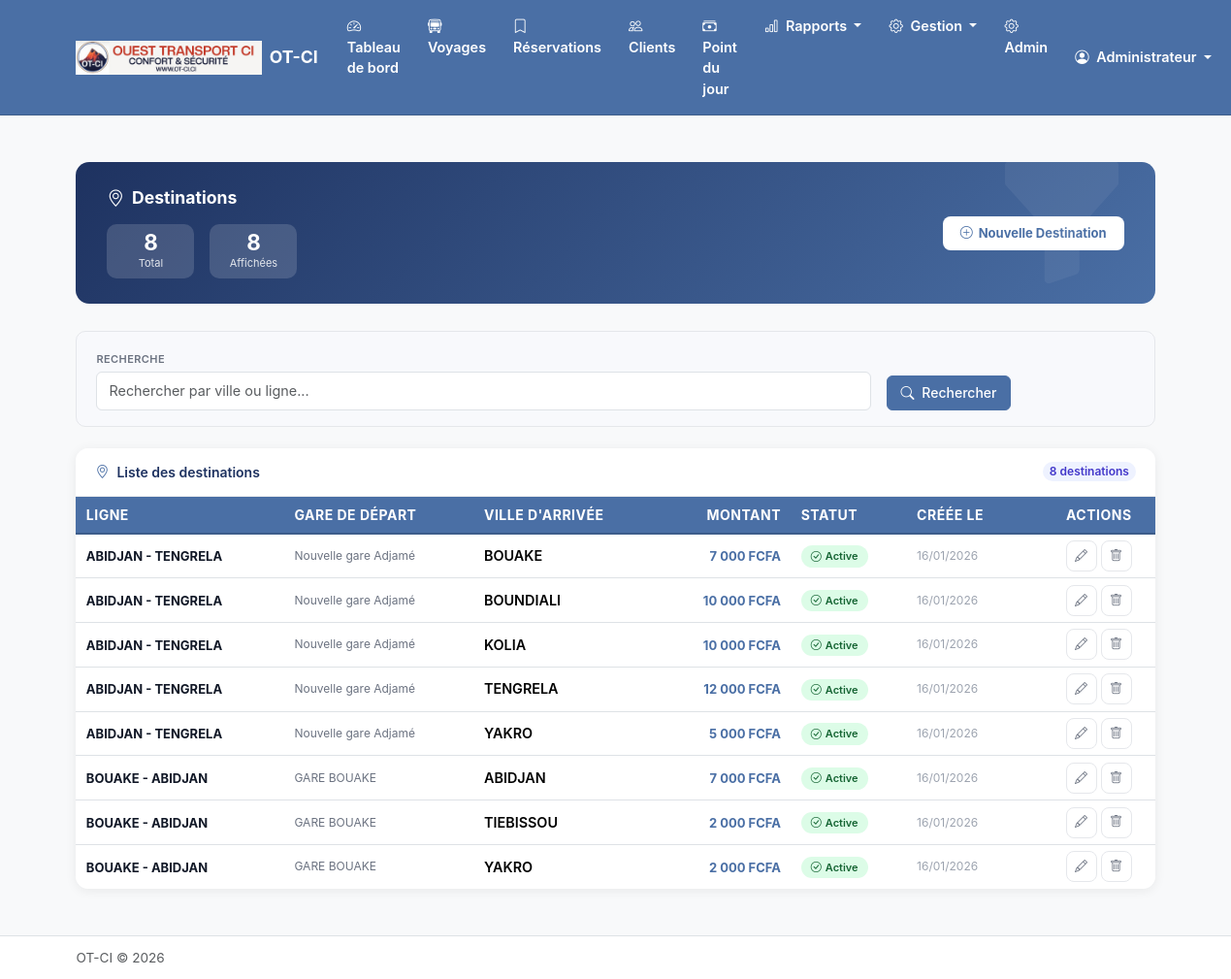
The app's page /destinations/ (signed in) with its own data.
### apps/compagnie/models.py (models this page shows, shortened)
class Compagnie(models.Model):
    nom = models.CharField(max_length=200, verbose_name="Nom de la compagnie")
    logo = models.ImageField(
        upload_to='logos/',
        blank=True,
        null=True,
        verbose_name="Logo"
    )
    nom_pdg = models.CharField(max_length=200, verbose_name="Nom du PDG")
    adresse = models.TextField(blank=True, verbose_name="Adresse")
    telephone = models.CharField(max_length=20, blank=True, verbose_name="Téléphone")
    email = models.EmailField(blank=True, verbose_name="Email")
    utiliser_souche = models.BooleanField(
        default=False,
        verbose_name="Imprimer avec souche",
        help_text="Si activé, chaque ticket payé sera imprimé avec une souche détachable pour la compagnie"
    )
    date_creation = models.DateTimeField(auto_now_add=True)
    date_modification = models.DateTimeField(auto_now=True)
    class Meta:
        verbose_name = "Compagnie"
        verbose_name_plural = "Compagnie"
    @classmethod
    def get_instance(cls):
        return cls.objects.first()

### apps/personnel/models.py (models this page shows, shortened)
class Utilisateur(AbstractUser):
    ROLE_CHOICES = [
        ('pdg', 'PDG'),
        ('super_admin', 'Super Administrateur'),
        ('manager', 'Manager'),
        ('chef_gare', 'Chef de Gare'),
        ('guichetier', 'Guichetier'),
    ]
    nom_complet = models.CharField(max_length=200, verbose_name="Nom complet")
    telephone = models.CharField(max_length=20, blank=True, verbose_name="Téléphone")
    role = models.CharField(
        max_length=20,
        choices=ROLE_CHOICES,
        default='guichetier',
        verbose_name="Rôle"
    )
    gare = models.ForeignKey(
        'gares.Gare',
        on_delete=models.SET_NULL,
        null=True,
        blank=True,
        related_name='utilisateurs',
        verbose_name="Gare"
    )
    actif = models.BooleanField(default=True, verbose_name="Actif")
    date_creation = models.DateTimeField(auto_now_add=True)
    date_modification = models.DateTimeField(auto_now=True)
    objects = UtilisateurManager()
    EMAIL_FIELD = 'email'
    USERNAME_FIELD = 'username'
    REQUIRED_FIELDS = ['nom_complet']
    class Meta:
        verbose_name = "Utilisateur"
        verbose_name_plural = "Utilisateurs"
        ordering = ['nom_complet']
    @property
    def is_super_admin(self):
        return self.role == 'super_admin'
    @property
    def has_global_access(self):
        return self.role in ['pdg', 'super_admin', 'manager']

### apps/destinations/models.py (models this page shows, shortened)
class Destination(models.Model):
    gare = models.ForeignKey(
        'gares.Gare',
        on_delete=models.CASCADE,
        related_name='destinations',
        verbose_name="Gare de départ"
    )
    ligne = models.ForeignKey(
        'lignes.Ligne',
        on_delete=models.CASCADE,
        related_name='destinations',
        verbose_name="Ligne"
    )
    ville_arrivee = models.CharField(max_length=100, verbose_name="Ville d'arrivée")
    montant = models.DecimalField(
        max_digits=10,
        decimal_places=0,
        verbose_name="Montant (FCFA)"
    )
    active = models.BooleanField(default=True, verbose_name="Active")
    date_creation = models.DateTimeField(auto_now_add=True)
    date_modification = models.DateTimeField(auto_now=True)
    class Meta:
        verbose_name = "Destination"
        verbose_name_plural = "Destinations"
        ordering = ['gare', 'ville_arrivee']
        unique_together = ['gare', 'ligne', 'ville_arrivee']

### apps/lignes/models.py (models this page shows, shortened)
class Ligne(models.Model):
    nom = models.CharField(
        max_length=200,
        verbose_name="Nom de la ligne",
        help_text="Ex: Conakry - Kindia"
    )
    gare = models.ForeignKey(
        'gares.Gare',
        on_delete=models.CASCADE,
        related_name='lignes',
        verbose_name="Gare",
        help_text="Gare de départ de cette ligne",
        null=True,
        blank=True
    )
    ville_depart = models.CharField(max_length=100, verbose_name="Ville de départ")
    ville_arrivee = models.CharField(max_length=100, verbose_name="Ville d'arrivée")
    distance_km = models.PositiveIntegerField(
        blank=True,
        null=True,
        verbose_name="Distance (km)"
    )
    duree_estimee = models.DurationField(
        blank=True,
        null=True,
        verbose_name="Durée estimée",
        help_text="Format: HH:MM:SS"
    )
    compagnie = models.ForeignKey(
        'compagnie.Compagnie',
        on_delete=models.CASCADE,
        related_name='lignes',
        verbose_name="Compagnie"
    )
    active = models.BooleanField(default=True, verbose_name="Active")
    date_creation = models.DateTimeField(auto_now_add=True)
    date_modification = models.DateTimeField(auto_now=True)
    class Meta:
        verbose_name = "Ligne"
        verbose_name_plural = "Lignes"
        ordering = ['nom']
        unique_together = ['ville_depart', 'ville_arrivee', 'gare']

### apps/gares/models.py (models this page shows, shortened)
class Gare(models.Model):
    nom = models.CharField(max_length=200, verbose_name="Nom de la gare")
    code = models.CharField(
        max_length=10,
        unique=True,
        verbose_name="Code",
        help_text="Code unique pour la numérotation des tickets (ex: CKY, KND)"
    )
    ville = models.CharField(max_length=100, verbose_name="Ville")
    adresse = models.TextField(blank=True, verbose_name="Adresse")
    telephone = models.CharField(max_length=20, blank=True, verbose_name="Téléphone")
    compagnie = models.ForeignKey(
        'compagnie.Compagnie',
        on_delete=models.CASCADE,
        related_name='gares',
        verbose_name="Compagnie"
    )
    active = models.BooleanField(default=True, verbose_name="Active")
    date_creation = models.DateTimeField(auto_now_add=True)
    date_modification = models.DateTimeField(auto_now=True)
    dernier_numero_ticket = models.PositiveIntegerField(
        default=0,
        verbose_name="Dernier numéro de ticket"
    )
    mois_dernier_ticket = models.CharField(
        max_length=6,
        blank=True,
        default='',
        verbose_name="Mois du dernier ticket",
        help_text="Format YYYYMM pour la réinitialisation mensuelle"
    )
    class Meta:
        verbose_name = "Gare"
        verbose_name_plural = "Gares"
        ordering = ['nom']

### apps/destinations/views.py (the view)
# urls.py: path('', views.DestinationListView.as_view(), name='destination_list'),
class DestinationListView(GestionRequiredMixin, ListView):
    model = Destination
    template_name = 'destinations/destination_list.html'
    context_object_name = 'destinations'
    def get_queryset(self):
        queryset = super().get_queryset()
        user = self.request.user
        if not user.has_global_access and user.gare:
            queryset = queryset.filter(gare=user.gare)
        search = self.request.GET.get('q')
        if search:
            queryset = queryset.filter(
                Q(ville_arrivee__icontains=search) |
                Q(ligne__nom__icontains=search)
            )
        return queryset.select_related('ligne', 'gare').order_by('ligne__nom', 'ville_arrivee')
    def get_context_data(self, **kwargs):
        context = super().get_context_data(**kwargs)
        context['search_query'] = self.request.GET.get('q', '')
        return context

### templates/destinations/destination_list.html (shortened to what this page needs)
{% extends 'base.html' %}
{% load custom_filters %}
{% block content %}
<div class="container py-4">
    <div class="page-header d-flex justify-content-between align-items-center flex-wrap gap-3">
        <div>
            <h4><i class="bi bi-geo-alt me-2"></i>Destinations</h4>
            <div class="d-flex gap-3 mt-3 flex-wrap">
                <div class="header-stat">
                    <div class="hs-val">{{ destinations|length }}</div>
                    <div class="hs-lbl">Total</div>
                </div>
                <div class="header-stat">
                    <div class="hs-val">{{ destinations|length }}</div>
                    <div class="hs-lbl">Affichées</div>
                </div>
            </div>
        </div>
        <a href="{% url 'destinations:destination_create' %}" class="btn-header primary">
            <i class="bi bi-plus-circle"></i> Nouvelle Destination
        </a>
    </div>
    <div class="filter-zone">
        <form method="get" class="row g-3 align-items-end">
            <div class="col-md-9">
                <label class="form-label">Recherche</label>
                <input type="text" name="q" class="form-control form-control-sm"
                       placeholder="Rechercher par ville ou ligne..."
                       value="{{ search_query }}">
            </div>
            <div class="col-md-3 d-flex gap-2">
                <button type="submit" class="btn btn-primary btn-sm">
                    <i class="bi bi-search me-1"></i> Rechercher
                </button>
            </div>
        </form>
    </div>
    <div class="dest-card">
        <div class="table-header">
            <span><i class="bi bi-geo-alt me-2" style="color:var(--color-accent)"></i>Liste des destinations</span>
            <span class="badge rounded-pill" style="background:#eef2ff;color:#4338ca;font-size:12px;font-weight:600">
                {{ destinations|length }} destination{{ destinations|length|pluralize }}
            </span>
        </div>
        {% if destinations %}
        <div class="table-responsive">
            <table class="table d-table mb-0">
                <thead>
                    <tr>
                        <th>Ligne</th>
                        <th>Gare de départ</th>
                        <th>Ville d'arrivée</th>
                        <th class="text-end">Montant</th>
                        <th>Statut</th>
                        <th>Créée le</th>
                        <th class="text-end pe-4">Actions</th>
                    </tr>
                </thead>
                <tbody>
                    {% for destination in destinations %}
                    <tr>
                        <td><span class="ligne-badge">{{ destination.ligne.nom }}</span></td>
                        <td style="color:#6b7280;font-size:12px;">{{ destination.gare.nom }}</td>
                        <td style="font-weight:600;">{{ destination.ville_arrivee }}</td>
                        <td class="text-end"><span class="montant-cell">{{ destination.montant|format_montant }} FCFA</span></td>
                        <td>
                            {% if destination.active %}
                                <span class="statut-actif"><i class="bi bi-check-circle"></i> Active</span>
                            {% else %}
                                <span class="statut-inactif"><i class="bi bi-x-circle"></i> Inactive</span>
                            {% endif %}
                        </td>
                        <td style="color:#9ca3af;font-size:12px;">{{ destination.date_creation|date:"d/m/Y" }}</td>
                        <td class="text-end pe-4">
                            <div class="d-flex gap-1 justify-content-end">
                                <a href="{% url 'destinations:destination_update' destination.pk %}"
                                   class="btn-action edit" title="Modifier">
                                    <i class="bi bi-pencil"></i>
                                </a>
                                <a href="{% url 'destinations:destination_delete' destination.pk %}"
                                   class="btn-action del" title="Supprimer">
                                    <i class="bi bi-trash"></i>
                                </a>
                            </div>
                        </td>
                    </tr>
                    {% endfor %}
                </tbody>
            </table>
        </div>
        {% endif %}
    </div>
</div>
{% endblock %}

### templates/base.html (shortened to what this page needs)
{% load static %}
<!DOCTYPE html>
<html lang="fr">
<head>
    <link href="https://cdn.jsdelivr.net/npm/bootstrap@5.3.2/dist/css/bootstrap.min.css" rel="stylesheet">
    <link href="https://cdn.jsdelivr.net/npm/bootstrap-icons@1.11.1/font/bootstrap-icons.css" rel="stylesheet">
    <link href="{% static 'css/custom.css' %}" rel="stylesheet">
</head>
<body>
    <nav class="navbar navbar-expand-lg navbar-dark sticky-top">
        <div class="container">
            <a class="navbar-brand d-flex align-items-center" href="{% url 'guichet:dashboard' %}">
                {% if compagnie and compagnie.logo %}
                    <img src="{{ compagnie.logo.url }}" alt="Logo" height="35" class="me-2">
                {% endif %}
                <span>{% if compagnie %}{{ compagnie.nom }}{% else %}Gestion Billetterie{% endif %}</span>
            </a>
            <div class="collapse navbar-collapse" id="navbarNav">
                {% if user.is_authenticated %}
                <ul class="navbar-nav me-auto">
                    <li class="nav-item">
                        <a class="nav-link {% if request.resolver_match.url_name == 'dashboard' %}active{% endif %}"
                           href="{% url 'guichet:dashboard' %}">
                            <i class="bi bi-speedometer2 me-1"></i> Tableau de bord
                        </a>
                    </li>
                    <li class="nav-item">
                        <a class="nav-link {% if request.resolver_match.url_name == 'voyage_list' %}active{% endif %}"
                           href="{% url 'guichet:voyage_list' %}">
                            <i class="bi bi-bus-front me-1"></i> Voyages
                        </a>
                    </li>
                    <li class="nav-item">
                        <a class="nav-link {% if request.resolver_match.url_name == 'reservations' %}active{% endif %}"
                           href="{% url 'guichet:reservations' %}">
                            <i class="bi bi-bookmark me-1"></i> Réservations
                        </a>
                    </li>
                    <li class="nav-item">
                        <a class="nav-link {% if 'clients' in request.path %}active{% endif %}"
                           href="{% url 'clients:client_list' %}">
                            <i class="bi bi-people me-1"></i> Clients
                        </a>
                    </li>
                    <li class="nav-item">
                        <a class="nav-link {% if 'comptabilite' in request.path %}active{% endif %}"
                           href="{% url 'comptabilite:point_journalier' %}">
                            <i class="bi bi-cash-stack me-1"></i> Point du jour
                        </a>
                    </li>
                    <li class="nav-item dropdown">
                        <a class="nav-link dropdown-toggle" href="#" data-bs-toggle="dropdown">
                            <i class="bi bi-bar-chart me-1"></i> Rapports
                        </a>
                    </li>
                    <li class="nav-item dropdown">
                        <a class="nav-link dropdown-toggle" href="#" data-bs-toggle="dropdown">
                            <i class="bi bi-gear me-1"></i> Gestion
                        </a>
                    </li>
                    {% if user.is_superuser %}
                    <li class="nav-item">
                        <a class="nav-link" href="{% url 'admin:index' %}">
                            <i class="bi bi-gear me-1"></i> Admin
                        </a>
                    </li>
                    {% endif %}
                </ul>
                <ul class="navbar-nav">
                    <li class="nav-item dropdown">
                        <a class="nav-link dropdown-toggle" href="#" data-bs-toggle="dropdown">
                            <i class="bi bi-person-circle me-1"></i>
                            {{ user.nom_complet|default:user.username }}
                        </a>
                    </li>
                </ul>
                {% endif %}
            </div>
        </div>
    </nav>
    <main class="py-4">
        {% block content %}{% endblock %}
    </main>
    <footer class="py-3 mt-auto border-top bg-white">
        <div class="container">
            <div class="d-flex justify-content-between align-items-center">
                <span class="text-muted">
                    {% if compagnie %}{{ compagnie.nom }}{% else %}Gestion Billetterie{% endif %} &copy; {% now "Y" %}
                </span>
            </div>
        </div>
    </footer>
</body>
</html>

### records on screen
Compagnie: logo (picture), nom "OT-CI"
Utilisateur: nom_complet "Administrateur"
Destination: ligne.nom "ABIDJAN - TENGRELA", gare.nom "Nouvelle gare Adjamé", ville_arrivee "BOUAKE", montant "7 000", active True (drawn), date_creation "16/01/2026"
Destination: ligne.nom "ABIDJAN - TENGRELA", gare.nom "Nouvelle gare Adjamé", ville_arrivee "BOUNDIALI", montant "10 000", active True (drawn), date_creation "16/01/2026"
Destination: ligne.nom "ABIDJAN - TENGRELA", gare.nom "Nouvelle gare Adjamé", ville_arrivee "KOLIA", montant "10 000", active True (drawn), date_creation "16/01/2026"
Destination: ligne.nom "ABIDJAN - TENGRELA", gare.nom "Nouvelle gare Adjamé", ville_arrivee "TENGRELA", montant "12 000", active True (drawn), date_creation "16/01/2026"
Destination: ligne.nom "ABIDJAN - TENGRELA", gare.nom "Nouvelle gare Adjamé", ville_arrivee "YAKRO", montant "5 000", active True (drawn), date_creation "16/01/2026"
Destination: ligne.nom "BOUAKE - ABIDJAN", gare.nom "GARE BOUAKE", ville_arrivee "ABIDJAN", montant "7 000", active True (drawn), date_creation "16/01/2026"
Destination: ligne.nom "BOUAKE - ABIDJAN", gare.nom "GARE BOUAKE", ville_arrivee "TIEBISSOU", montant "2 000", active True (drawn), date_creation "16/01/2026"
Destination: ligne.nom "BOUAKE - ABIDJAN", gare.nom "GARE BOUAKE", ville_arrivee "YAKRO", montant "2 000", active True (drawn), date_creation "16/01/2026"

### other values on screen
{{ destinations|length }} "8"
